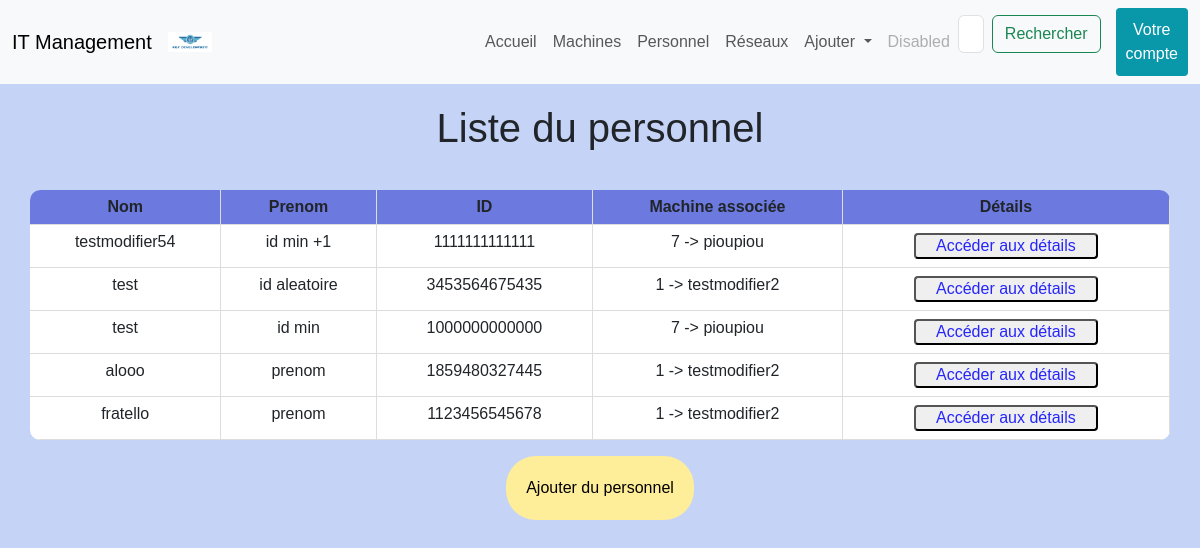
Screenshot of /personnel/ with the database file from the repository.
### projetApp/models.py (models this page shows, shortened)
class Personnel(models.Model):
	id = models.PositiveIntegerField(
		primary_key = True,
		editable = True,
		validators=[MinValueValidator(1000000000000) , MaxValueValidator(9999999999999)],
		unique = True,
	)
	nom = models.CharField(
		max_length = 30
	)
	prenom = models.CharField(
		max_length = 30
	)
	machine_id = models.ForeignKey(Machine, on_delete=models.CASCADE)

class Machine(models.Model):
	TYPE = {
		('PC', ('PC - Windows')),
		('Mac', ('Mac - MacOS')),
		('Serveur', ('Serveur')),
		('Switch', ('Switch')),
	}
	ETAT = {
		('Online', ('Online')),
		('Offline', ('Offline')),
	}
	id = models.AutoField(
			primary_key =  True,
			editable = False,
			unique = True)
	nom = models.CharField(
		max_length = 15)
	adresse_ip = models.CharField(max_length=15, validators=[validate_ipv4_address])
	masque = models.CharField(max_length= 15, validators=[validate_ipv4_address])
	maintenance_date = models.DateTimeField(default=timezone.now)
	mach = models.CharField(max_length = 32, choices = TYPE, default = 'PC')
	etat = models.CharField(max_length = 32, choices = ETAT, default = 'Offline')
	def __str__(self):
		return str(self.id) + " -> " + self.nom

### projetApp/views.py (the view)
# urls.py: path('personnel/' , views.liste_personnel_view , name = 'personnel'),
def liste_personnel_view(request):
    personnel = Personnel.objects.all()
    return render(request , 'templates/html/liste_personnel.html' , {'personnel' : personnel})

### projetApp/templates/html/liste_personnel.html (shortened to what this page needs)
{% extends "index.html" %}
{% block content %}
    <h1>Liste du personnel</h1>
    {% if personnel %}
    <div class="tableau">
        <table class="table">
            <thead>
                <tr>
                    <th>Nom</th>
                    <th>Prenom</th>
                    <th>ID</th>
                    <th>Machine associée</th>
                    <th>Détails</th>
                </tr>
            </thead>
            <tbody>
                {% for personnel in personnel %}
                <tr>
                    <td></a>{{ personnel.nom }}</td>
                    <td>{{ personnel.prenom }}</td>
                    <td>{{ personnel.id }}</td>
                    <td>{{ personnel.machine_id }}</td>
                    <td><a href="{% url 'detail_personnel' personnel.id %}"><button class="button_detail">Accéder aux détails</button></a></td>
                </tr>
                {% endfor %}
            </tbody>
        </table>
    </div>
    {% else %}
        <p>Il n'y a pas de personnel.</p>
    {% endif %}
    <div class="li_button">
        <a href="{% url 'ajout_personnel'%}"><button class="button_ajout">Ajouter du personnel</button></a>
    </div>
{% endblock %}

### projetApp/static/css/style.css (style rules this page uses)
body { background-color: #c4d3f6; font-family: 'Arial', sans-serif; }
body h1 { text-align: center; padding-top: 20px; }
.tableau { display: flex; justify-content:space-around; align-items: center; }
table { display: table; width: 80%; margin: 30px; border-collapse: collapse; border-radius: 10px; overflow: hidden; background-color: #ffffff; }
table th, table td { padding: 8px; text-align: center; border-bottom: 1px solid #ddd; border-right: 1px solid #ddd; }
table thead { background-color: #6c7ae0; }
.button_detail { border-radius: 4px; color: rgb(37, 37, 252); padding: 2px 20px; }
.button_ajout { background-color: #FFEE99; border: none; border-radius: 30px; padding: 20px; }
.li_button { display: flex; align-items: flex-end; justify-content: space-around; }

### rows the page displays
Personnel: nom "testmodifier54", prenom "id min +1", id "1111111111111", machine_id "7 -> pioupiou"
Personnel: nom "test", prenom "id aleatoire", id "3453564675435", machine_id "1 -> testmodifier2"
Personnel: nom "test", prenom "id min", id "1000000000000", machine_id "7 -> pioupiou"
Personnel: nom "alooo", prenom "prenom", id "1859480327445", machine_id "1 -> testmodifier2"
Personnel: nom "fratello", prenom "prenom", id "1123456545678", machine_id "1 -> testmodifier2"
